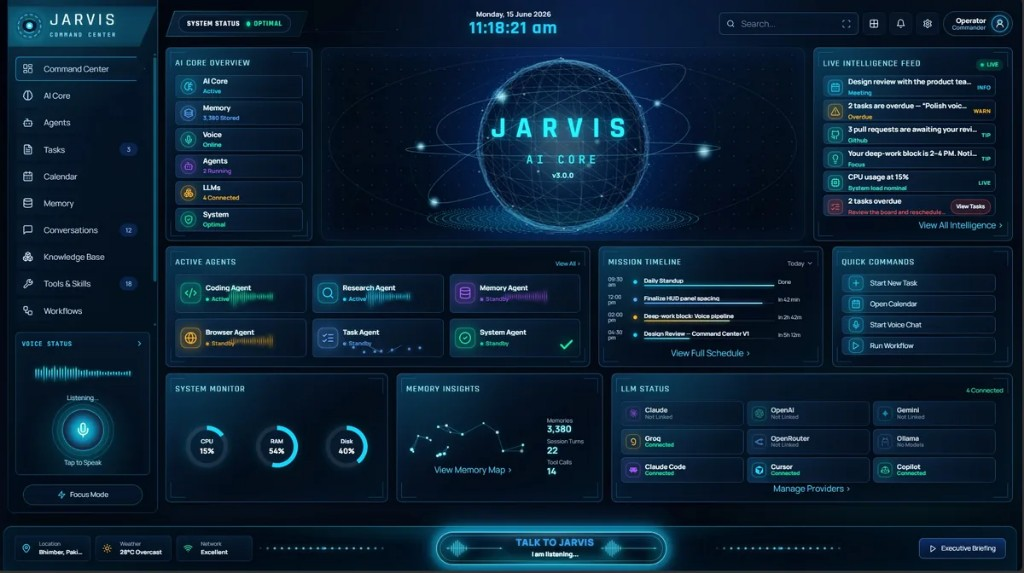
#> input picture jarvis-cursor-ui/media/reference-command-center-2.png, 1024 x 573 px, found by its file name
$ python _make_overview_face.py
#> lines starting #> are read from the running program, lines starting #| are printed output that depends on the picture
"""Crop overview panel from reference-command-center-2.png; scrub AI Core copy for Workstation overlay."""
from pathlib import Path
import base64
from PIL import Image, ImageFilter

ROOT = Path(r"c:\PS2Recomp\jarvis-cursor-ui\media")
SRC = ROOT / "reference-command-center-2.png"
OUT = ROOT / "inject" / "overview-face.png"
PREVIEW = ROOT / "inject" / "_probe" / "ov_face_scrub_x3.png"
URI_OUT = ROOT / "inject" / "_overview_face_datauri.txt"

im = Image.open(SRC).convert("RGBA")
# Panel bounds from cyan-border detection + visual QA
box = (150, 48, 338, 232)
face = im.crop(box).convert("RGBA")
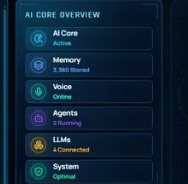
#> face: PIL image 188x184 RGBA; mean R, G, B, A 13, 35.4, 54.9, 255
print("face", box, face.size)
#| face (150, 48, 338, 232) (188, 184)


def scrub_bright(face_img, x0, y0, x1, y1, thresh=90):
#> called with x0 = 6, y0 = 2, x1 = 170, y1 = 18, thresh = 85
    for y in range(y0, y1):
        for x in range(x0, x1):
            r, g, b, a = face_img.getpixel((x, y))
            if r + g + b > thresh:
                face_img.putpixel(
                    (x, y),
                    (
                        int(r * 0.12 + 5 * 0.88),
                        int(g * 0.12 + 18 * 0.88),
                        int(b * 0.12 + 32 * 0.88),
                        a,
                    ),
                )
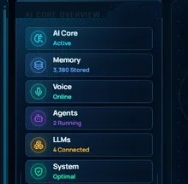
#> face_img: PIL image 188x184 RGBA; mean R, G, B, A 12.2, 33.5, 52.5, 255


# Title: AI CORE OVERVIEW
scrub_bright(face, 6, 2, 170, 18, thresh=85)
# First row label: AI Core (keep circular icon left of ~42)
scrub_bright(face, 44, 26, 120, 44, thresh=95)
#> call 2 of scrub_bright, with x0 = 44, y0 = 26, x1 = 120, y1 = 44, thresh = 95
#> after the loop in scrub_bright (call 2), `for y in range(y0, y1):`:
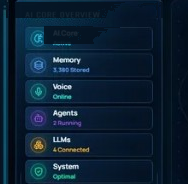
#> face_img: PIL image 188x184 RGBA; mean R, G, B, A 11.7, 32.3, 51.2, 255

blur = face.filter(ImageFilter.GaussianBlur(0.55))
for y in range(2, 18):
    for x in range(6, 170):
        face.putpixel((x, y), blur.getpixel((x, y)))
for y in range(26, 44):
    for x in range(44, 120):
        face.putpixel((x, y), blur.getpixel((x, y)))

OUT.parent.mkdir(parents=True, exist_ok=True)
face.save(OUT, optimize=True)
PREVIEW.parent.mkdir(parents=True, exist_ok=True)
face.resize((face.width * 3, face.height * 3), Image.NEAREST).save(PREVIEW)
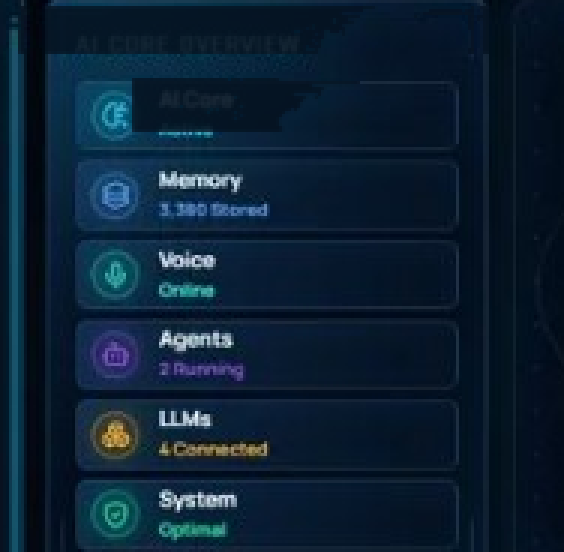
#> saved as ov_face_scrub_x3.png: PIL image 564x552 RGBA; mean R, G, B, A 11.7, 32.4, 51.2, 255
#> (the run stopped early here; a loop or call above may not have finished)
